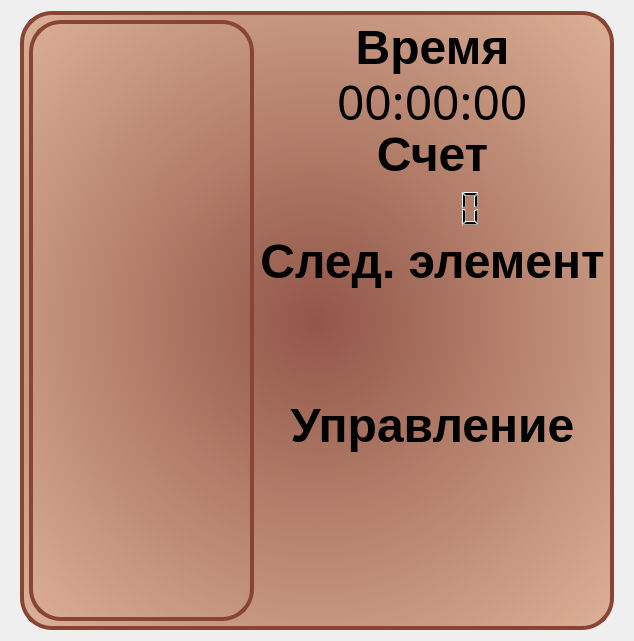
<?xml version="1.0" encoding="UTF-8"?>
<ui version="4.0">
 <class>PlayingField</class>
 <widget class="QWidget" name="PlayingField">
  <property name="geometry">
   <rect>
    <x>0</x>
    <y>0</y>
    <width>634</width>
    <height>641</height>
   </rect>
  </property>
  <property name="windowTitle">
   <string>Tetris</string>
  </property>
  <property name="styleSheet">
   <string notr="true"/>
  </property>
  <layout class="QGridLayout" name="gridMain">
   <item row="0" column="0">
    <spacer name="hSpacer1">
     <property name="orientation">
      <enum>Qt::Horizontal</enum>
     </property>
     <property name="sizeType">
      <enum>QSizePolicy::Preferred</enum>
     </property>
     <property name="sizeHint" stdset="0">
      <size>
       <width>40</width>
       <height>20</height>
      </size>
     </property>
    </spacer>
   </item>
   <item row="0" column="1">
    <widget class="QWidget" name="cWidget" native="true">
     <property name="maximumSize">
      <size>
       <width>16777215</width>
       <height>16777215</height>
      </size>
     </property>
     <property name="styleSheet">
      <string notr="true">QWidget {
	border: 4px solid #884535;
	border-radius: 32px;
	background: qradialgradient(cx:0.5, cy:0.5, radius: 1, fx:0.5, fy:0.5, stop:0 rgba(136,69,53,0.9) stop:1 rgba(253,213,177,0.9));
}

QLabel
{
	background: none;
	border: none;
}</string>
     </property>
     <layout class="QGridLayout" name="gridCentral">
      <item row="0" column="3">
       <widget class="QLabel" name="labelTime">
        <property name="font">
         <font>
          <family>Helvetica Neue</family>
          <pointsize>36</pointsize>
          <italic>false</italic>
          <bold>true</bold>
         </font>
        </property>
        <property name="styleSheet">
         <string notr="true">QLabel{
	color: black;
}</string>
        </property>
        <property name="text">
         <string>Время</string>
        </property>
        <property name="alignment">
         <set>Qt::AlignCenter</set>
        </property>
       </widget>
      </item>
      <item row="5" column="3">
       <widget class="QLabel" name="labelNext">
        <property name="font">
         <font>
          <family>Helvetica Neue</family>
          <pointsize>36</pointsize>
          <italic>false</italic>
          <bold>true</bold>
         </font>
        </property>
        <property name="styleSheet">
         <string notr="true">QLabel{
	color: black;
}</string>
        </property>
        <property name="text">
         <string>След. элемент</string>
        </property>
        <property name="alignment">
         <set>Qt::AlignCenter</set>
        </property>
       </widget>
      </item>
      <item row="0" column="0" rowspan="15" colspan="3">
       <widget class="QGraphicsView" name="graphicsView">
        <property name="minimumSize">
         <size>
          <width>0</width>
          <height>0</height>
         </size>
        </property>
        <property name="maximumSize">
         <size>
          <width>16777215</width>
          <height>16777215</height>
         </size>
        </property>
        <property name="styleSheet">
         <string notr="true">QGraphicsView {
	border: 4px solid #884535;
	border-radius: 32px;
	background: rgba(0,0,0,0);
}</string>
        </property>
       </widget>
      </item>
      <item row="6" column="3">
       <widget class="QGraphicsView" name="nextElem">
        <property name="maximumSize">
         <size>
          <width>16777215</width>
          <height>16777215</height>
         </size>
        </property>
        <property name="styleSheet">
         <string notr="true">QGraphicsView{
	border: none;
	background: rgba(0,0,0,0);
}</string>
        </property>
       </widget>
      </item>
      <item row="3" column="3">
       <widget class="QLCDNumber" name="lcdScore">
        <property name="minimumSize">
         <size>
          <width>0</width>
          <height>40</height>
         </size>
        </property>
        <property name="font">
         <font>
          <pointsize>36</pointsize>
         </font>
        </property>
        <property name="styleSheet">
         <string notr="true">QLCDNumber{
	color: black;
	border: none;
	background: rgba(0,0,0,0);
}</string>
        </property>
       </widget>
      </item>
      <item row="8" column="3">
       <layout class="QVBoxLayout" name="verticalLayout">
        <property name="sizeConstraint">
         <enum>QLayout::SetDefaultConstraint</enum>
        </property>
        <property name="rightMargin">
         <number>0</number>
        </property>
        <item>
         <layout class="QHBoxLayout" name="horizontalLayout_2">
          <item>
           <widget class="QPushButton" name="phbPauseAndPlay">
            <property name="sizePolicy">
             <sizepolicy hsizetype="Minimum" vsizetype="Fixed">
              <horstretch>0</horstretch>
              <verstretch>0</verstretch>
             </sizepolicy>
            </property>
            <property name="minimumSize">
             <size>
              <width>60</width>
              <height>60</height>
             </size>
            </property>
            <property name="maximumSize">
             <size>
              <width>60</width>
              <height>60</height>
             </size>
            </property>
            <property name="layoutDirection">
             <enum>Qt::LeftToRight</enum>
            </property>
            <property name="styleSheet">
             <string notr="true">QPushButton{
	background: rgba(0,0,0,0);
	background-image: url(:/img/phbPause.png);
	border: none;
}
QPushButton:hover{
	background: rgba(0,0,0,0);
	background-image: url(:/img/phbPause.png);
	border: 2px solid #884535;
}</string>
            </property>
            <property name="text">
             <string/>
            </property>
           </widget>
          </item>
         </layout>
        </item>
        <item>
         <layout class="QHBoxLayout" name="horizontalLayout">
          <item>
           <widget class="QPushButton" name="phbReset">
            <property name="minimumSize">
             <size>
              <width>60</width>
              <height>60</height>
             </size>
            </property>
            <property name="maximumSize">
             <size>
              <width>60</width>
              <height>60</height>
             </size>
            </property>
            <property name="styleSheet">
             <string notr="true">QPushButton{
	background: rgba(0,0,0,0);
	background-image: url(:/img/phbReset.png);
	border: none;
}
QPushButton:hover{
	background: rgba(0,0,0,0);
	background-image: url(:/img/phbReset.png);
	border: 2px solid #884535;
}
</string>
            </property>
            <property name="text">
             <string/>
            </property>
           </widget>
          </item>
          <item>
           <widget class="QPushButton" name="phbHome">
            <property name="minimumSize">
             <size>
              <width>60</width>
              <height>60</height>
             </size>
            </property>
            <property name="maximumSize">
             <size>
              <width>60</width>
              <height>60</height>
             </size>
            </property>
            <property name="styleSheet">
             <string notr="true">QPushButton{
	background: rgba(0,0,0,0);
	background-image: url(:/img/phbHome.png);
	border: none;
}
QPushButton:hover{
	background: rgba(0,0,0,0);
	background-image: url(:/img/phbHome.png);
	border: 2px solid #884535;
}
</string>
            </property>
            <property name="text">
             <string/>
            </property>
           </widget>
          </item>
         </layout>
        </item>
       </layout>
      </item>
      <item row="1" column="3">
       <widget class="QTimeEdit" name="timeEdit">
        <property name="minimumSize">
         <size>
          <width>0</width>
          <height>40</height>
         </size>
        </property>
        <property name="font">
         <font>
          <family>Futura</family>
          <pointsize>36</pointsize>
         </font>
        </property>
        <property name="styleSheet">
         <string notr="true">QTimeEdit{
	color: black;
	border: none;
	background: rgba(0,0,0,0);
}</string>
        </property>
        <property name="alignment">
         <set>Qt::AlignCenter</set>
        </property>
        <property name="readOnly">
         <bool>true</bool>
        </property>
        <property name="buttonSymbols">
         <enum>QAbstractSpinBox::NoButtons</enum>
        </property>
       </widget>
      </item>
      <item row="2" column="3">
       <widget class="QLabel" name="labelScore">
        <property name="font">
         <font>
          <family>Helvetica Neue</family>
          <pointsize>36</pointsize>
          <italic>false</italic>
          <bold>true</bold>
         </font>
        </property>
        <property name="styleSheet">
         <string notr="true">QLabel{
	color: black;
}</string>
        </property>
        <property name="text">
         <string>Счет</string>
        </property>
        <property name="alignment">
         <set>Qt::AlignCenter</set>
        </property>
       </widget>
      </item>
      <item row="7" column="3">
       <widget class="QLabel" name="labelControl">
        <property name="font">
         <font>
          <family>Helvetica Neue</family>
          <pointsize>36</pointsize>
          <italic>false</italic>
          <bold>true</bold>
         </font>
        </property>
        <property name="styleSheet">
         <string notr="true">QLabel{
	color: black;
}</string>
        </property>
        <property name="text">
         <string>Управление</string>
        </property>
        <property name="alignment">
         <set>Qt::AlignCenter</set>
        </property>
       </widget>
      </item>
      <item row="4" column="3">
       <spacer name="vSpacer">
        <property name="orientation">
         <enum>Qt::Vertical</enum>
        </property>
        <property name="sizeHint" stdset="0">
         <size>
          <width>20</width>
          <height>40</height>
         </size>
        </property>
       </spacer>
      </item>
     </layout>
    </widget>
   </item>
   <item row="0" column="2">
    <spacer name="hSpacer2">
     <property name="orientation">
      <enum>Qt::Horizontal</enum>
     </property>
     <property name="sizeType">
      <enum>QSizePolicy::Preferred</enum>
     </property>
     <property name="sizeHint" stdset="0">
      <size>
       <width>40</width>
       <height>20</height>
      </size>
     </property>
    </spacer>
   </item>
  </layout>
 </widget>
 <resources/>
 <connections/>
</ui>
